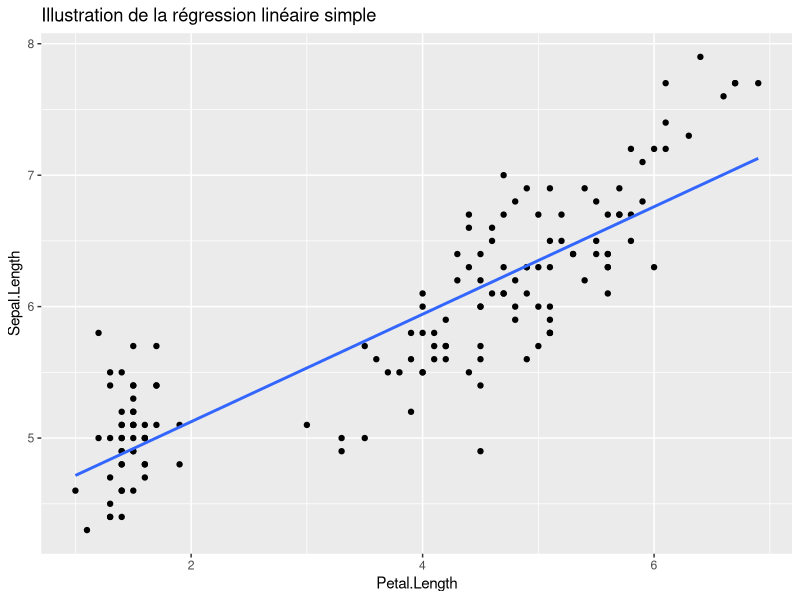
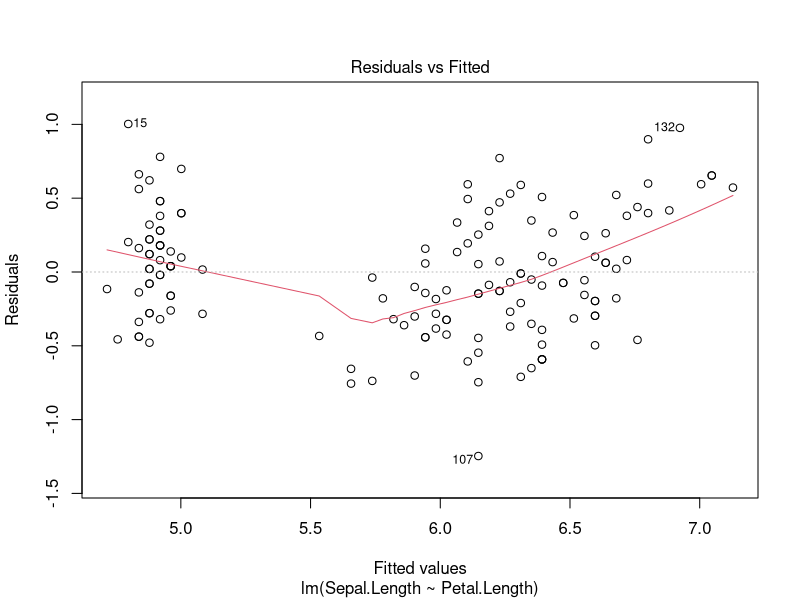
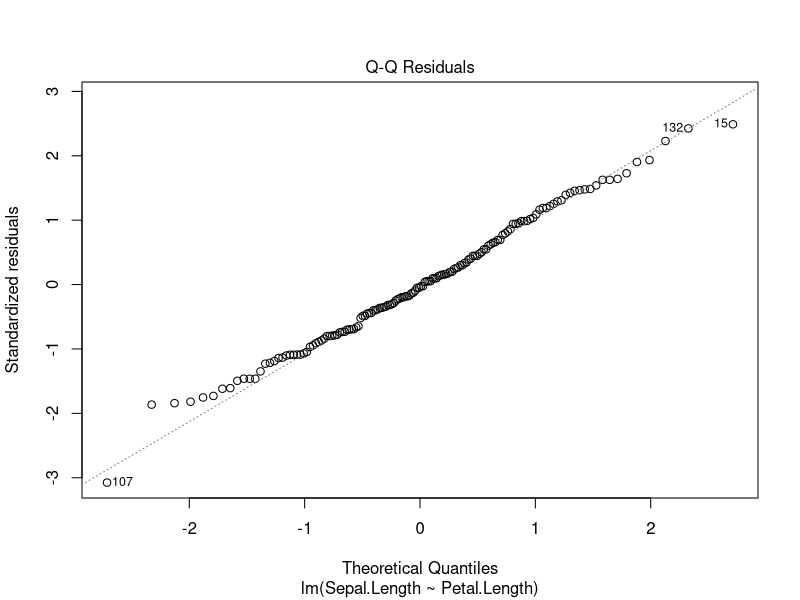
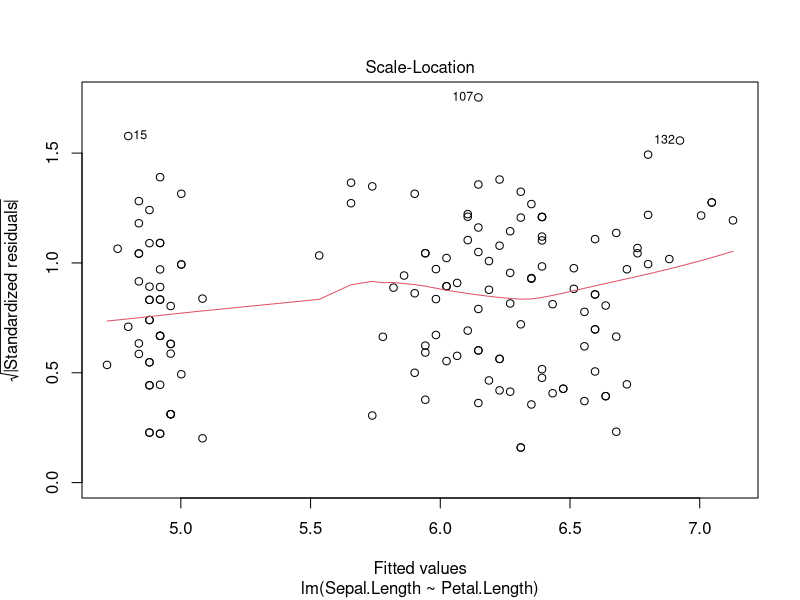
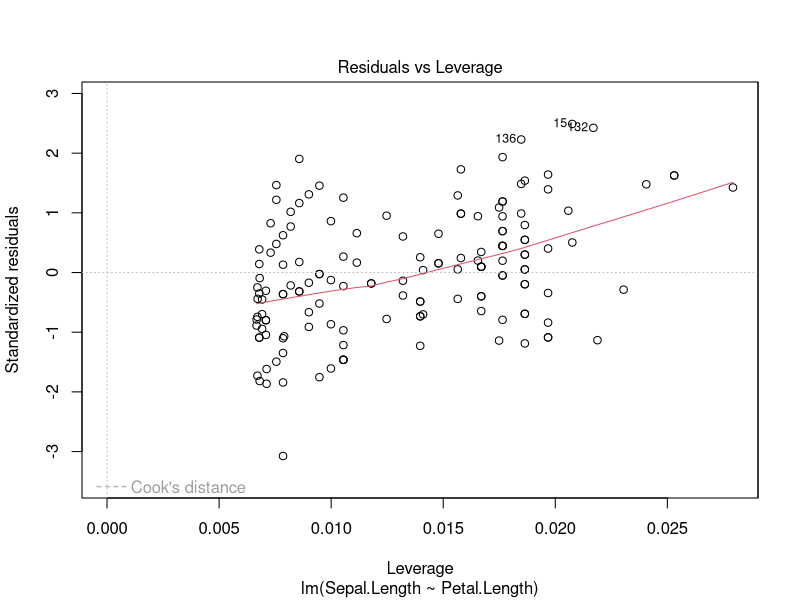

Here is the R script that generated these plots, in order:
## ---- chunk 1

calcul_IMC <- function (poids, taille)
{
  ## La taille est exprimée en mètres
  imc <- poids / taille ^ 2
  return (imc)
}
calcul_IMC (poids = 80, taille = 1.89)
calcul_IMC (poids = 60, taille = 1.55)
## ---- chunk 2
diag_IMC <- function(poids,taille)
{
  imc <- poids / taille ^ 2
  if (imc < 18.5) {diag <- "maigre"}
  else if (imc < 25) {diag <- "normal"}
       else {diag <- "surpoids"}
  return (diag)
}
diag_IMC (poids=60,taille=1.89)
diag_IMC (poids=80,taille=1.89)
diag_IMC (poids=80,taille=1.55)
## ---- chunk 3
for (pp in seq(from = 50, to = 100, by = 5))
{
  print(paste ("Taille = 1,70m, poids =", pp, "Diagnotic :",
               diag_IMC (poids = pp, taille = 1.70)))
}
## ---- chunk 4
mat <- matrix(rnorm(50), ncol = 5, nrow = 10)
arr <- array(rnorm(150),dim = c(10,5,3))
mat
arr
## ---- chunk 5
apply(mat, MARGIN = 1, FUN=mean)
## ---- chunk 6
apply(mat, MARGIN = 2, FUN=mean)
## ---- chunk 7
apply (arr, MARGIN = 3, FUN=mean)
apply (arr, MARGIN = c(2,3), FUN = mean)
## ---- chunk 8
library ("ggplot2")
reg <- lm (data = iris, formula = Sepal.Length ~ Petal.Length)
ggplot (data = iris, aes(x = Petal.Length, y = Sepal.Length)) +
  geom_point ()  +
  geom_smooth (method = "lm", se = FALSE) +
  ggtitle ("Illustration de la régression linéaire simple")
## ---- chunk 9
data ("iris")
str (iris)
## ---- chunk 10
lm (data = iris, formula = Sepal.Length ~ Petal.Length)
## ---- chunk 11
reg <- lm(data = iris, formula = Sepal.Length ~ Petal.Length)
str (reg)
summary (reg)
plot (reg)
